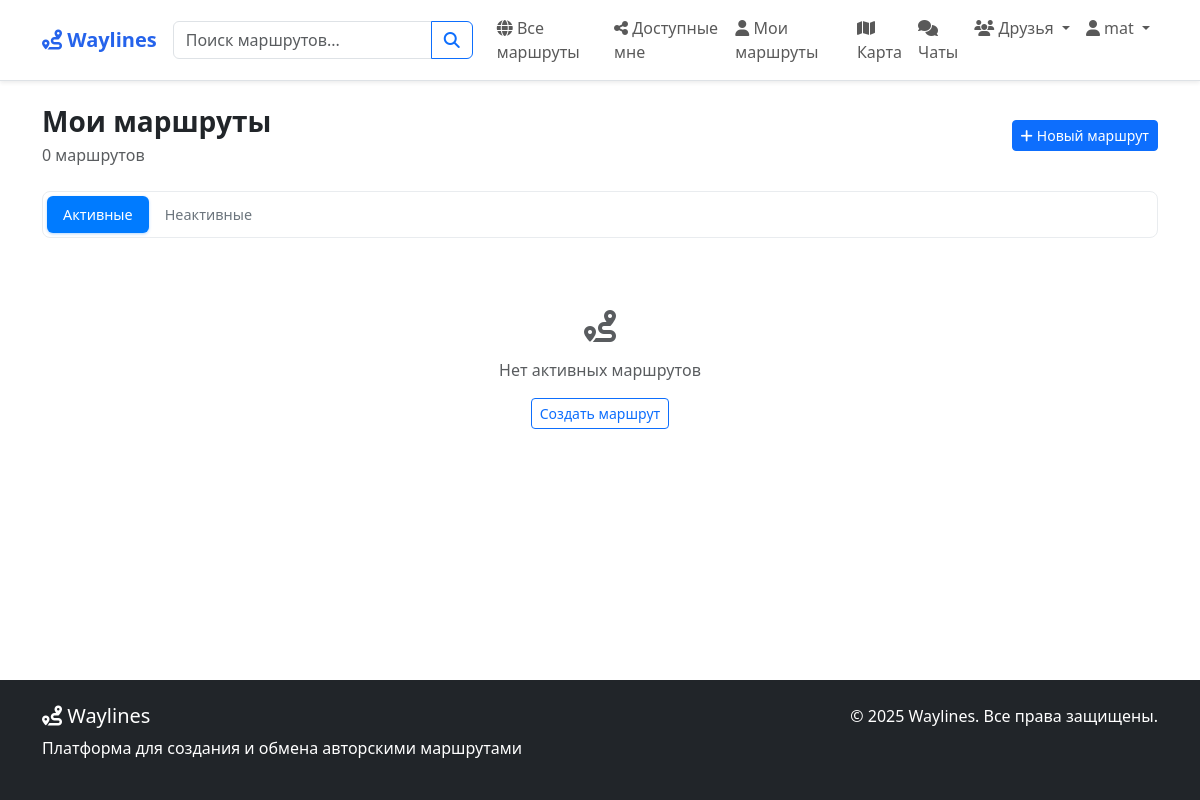
Page /routes/routes/my/ (signed in) on the earlier database version.
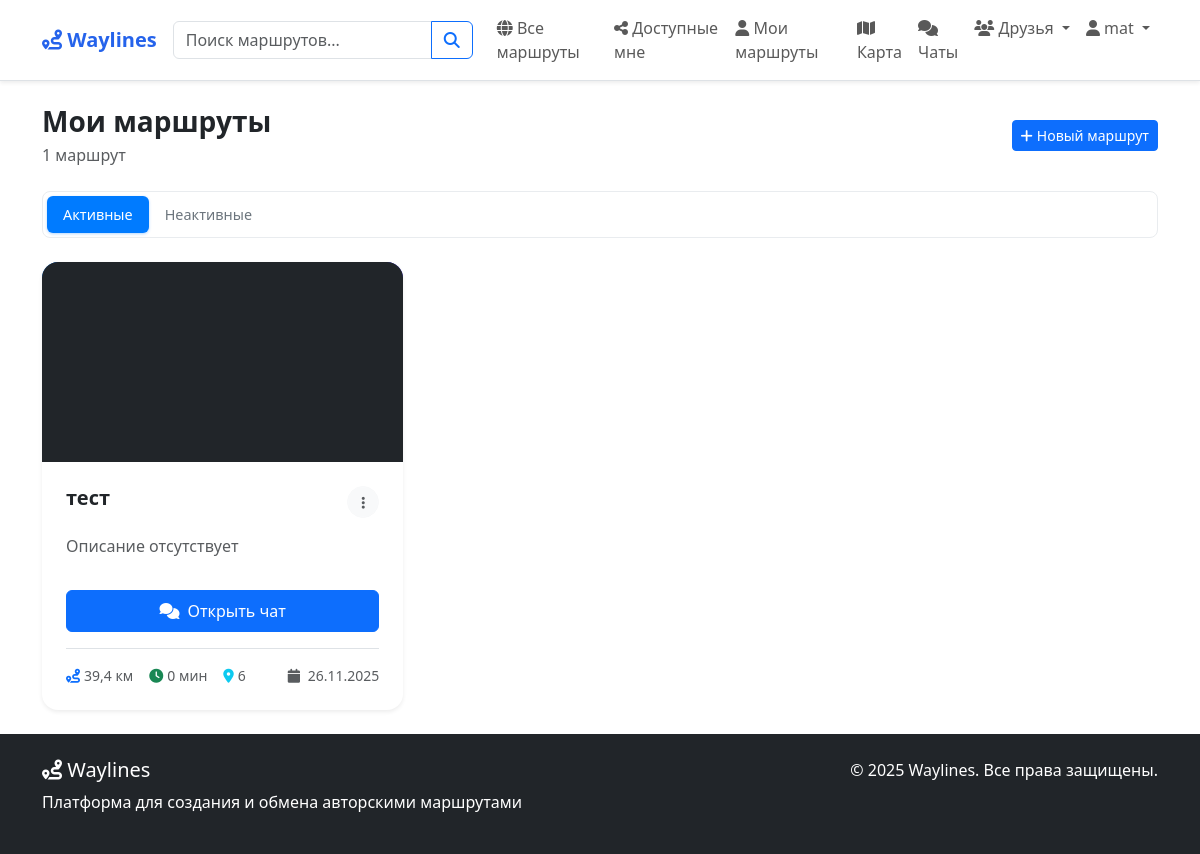
Same page on the later database version.
### routes/models.py (models this page shows, shortened)
class Route(models.Model):
    PRIVACY_CHOICES = [
        ("public", "Публичный"),
        ("private", "Приватный"),
        ("link", "По ссылке"),
        ("personal", "Персональный"),
    ]
    ROUTE_TYPE_CHOICES = [
        ("driving", "Автомобильный"),
        ("walking", "Пеший"),
        ("cycling", "Велосипедный"),
        ("mixed", "Смешанный"),
    ]
    MOOD_CHOICES = [
        ("calm", "Спокойный"),
        ("active", "Активный"),
        ("extreme", "Экстремальный"),
        ("romantic", "Романтический"),
        ("family", "Семейный"),
        ("adventure", "Приключенческий"),
    ]
    THEME_CHOICES = [
        ("historical", "Исторический"),
        ("nature", "Природный"),
        ("urban", "Городской"),
        ("cultural", "Культурный"),
        ("gastronomic", "Гастрономический"),
        ("religious", "Религиозный"),
        ("architectural", "Архитектурный"),
    ]
    author = models.ForeignKey(
        User,
        on_delete=models.CASCADE,
        related_name="routes",
        verbose_name="Автор",
    )
    name = models.CharField("Название", max_length=200)
    description = models.TextField("Описание", blank=True)
    short_description = models.TextField(
        "Краткое описание", max_length=300, blank=True
    )
    privacy = models.CharField(
        "Приватность", max_length=20, choices=PRIVACY_CHOICES, default="public"
    )
    route_type = models.CharField(
        "Тип маршрута",
        max_length=20,
        choices=ROUTE_TYPE_CHOICES,
        default="walking",
    )
    mood = models.CharField(
        "Настроение", max_length=20, choices=MOOD_CHOICES, blank=True
    )
    theme = models.CharField(
        "Тема", max_length=20, choices=THEME_CHOICES, blank=True
    )
    duration_minutes = models.IntegerField(
        "Продолжительность (минут)", default=0
    )
    country = models.CharField(max_length=100, blank=True, null=True, verbose_name="Страна")
    total_distance = models.FloatField("Общее расстояние (км)", default=0)
    is_active = models.BooleanField("Актуален", default=True)
    has_audio_guide = models.BooleanField("Есть аудиогид", default=False)
    is_elderly_friendly = models.BooleanField("Для пожилых", default=False)
    shared_with = models.ManyToManyField(
        User,
        related_name="shared_routes",
        blank=True,
        verbose_name="Доступно для",
    )
    created_at = models.DateTimeField("Создан", auto_now_add=True)
    updated_at = models.DateTimeField("Обновлён", auto_now=True)
    last_status_update = models.DateTimeField(
        "Последнее обновление статуса", auto_now=True
    )
    class Meta:
        verbose_name = "Маршрут"
        verbose_name_plural = "Маршруты"
        ordering = ["-created_at"]

### routes/views.py (the view)
# urls.py: path("routes/my/", views.my_routes, name="my_routes"),
@login_required
def my_routes(request):
    routes = Route.objects.filter(author=request.user).order_by("-created_at")
    active_routes = routes.filter(is_active=True)
    inactive_routes = routes.filter(is_active=False)
    context = {
        "routes": routes,
        "active_routes": active_routes,
        "inactive_routes": inactive_routes,
        "pending_friend_requests": Friendship.objects.filter(
            to_user=request.user, status="pending"
        )[:5],
        "pending_requests_count": Friendship.objects.filter(
            to_user=request.user, status="pending"
        ).count(),
    }
    return render(request, "routes/my_routes.html", context)

### users/context_processors.py (called while the page is built)
def navbar_context(request):
    context = {}
    if request.user.is_authenticated:
        context["pending_requests_count"] = Friendship.objects.filter(
            to_user=request.user, status="pending"
        ).count()
        context["pending_friend_requests"] = Friendship.objects.filter(
            to_user=request.user, status="pending"
        )[:5]
    return context

### templates/routes/my_routes.html (shortened to what this page needs)
{% extends 'base.html' %}
{% block content %}
<div class="container py-4">
    <div class="d-flex justify-content-between align-items-center mb-4">
        <div>
            <h1 class="h3 fw-bold mb-1">Мои маршруты</h1>
            <p class="text-muted mb-0">{{ routes.count }} маршрут{{ routes.count|pluralize:"ов" }}</p>
        </div>
        <a href="{% url 'create_route' %}" class="btn btn-primary btn-sm">
            <i class="fas fa-plus me-1"></i>Новый маршрут
        </a>
    </div>
    <div class="mb-4">
        <div class="nav nav-pills nav-pills-custom">
            <a class="nav-link active" href="#active" data-bs-toggle="tab">
                Активные
            </a>
            <a class="nav-link" href="#inactive" data-bs-toggle="tab">
                Неактивные
            </a>
        </div>
    </div>
    <div class="tab-content">
        <div class="tab-pane fade show active" id="active">
            {% if active_routes %}
            <div class="row g-3">
                {% for route in active_routes %}
                <div class="col-md-6 col-lg-4">
                    {% include 'routes/partials/route_card.html' with route=route %}
                </div>
                {% endfor %}
            </div>
            {% else %}
            <div class="text-center py-5">
                <i class="fas fa-route fa-2x text-muted mb-3"></i>
                <p class="text-muted mb-3">Нет активных маршрутов</p>
                <a href="{% url 'create_route' %}" class="btn btn-outline-primary btn-sm">Создать маршрут</a>
            </div>
            {% endif %}
        </div>
    </div>
</div>
{% endblock %}

### templates/routes/partials/route_card.html (shortened to what this page needs)
<div class="card route-card h-100 shadow-sm border-0 hover-shadow transition-all">
    <div class="route-image-container position-relative overflow-hidden">
        {% if route.photos.first %}
        <img src="{{ route.photos.first.image.url }}" class="card-img-top route-image" alt="{{ route.name }}"
             style="height: 200px; object-fit: cover; transition: transform 0.3s ease;">
        {% else %}
        <div class="card-img-top route-image-placeholder bg-gradient-primary text-white d-flex align-items-center justify-content-center"
             style="height: 200px;">
            <div class="text-center">
                <i class="fas fa-route fa-3x mb-2 opacity-75"></i>
                <p class="small mb-0 opacity-75">Фото не добавлено</p>
            </div>
        </div>
        {% endif %}
        <div class="position-absolute top-0 start-0 m-3">
            <span class="badge bg-{% if route.route_type == 'walking' %}success{% elif route.route_type == 'driving' %}primary{% else %}warning{% endif %} bg-opacity-90 text-white">
                <i class="fas fa-{% if route.route_type == 'walking' %}walking{% elif route.route_type == 'driving' %}car{% else %}bicycle{% endif %} me-1"></i>
            </span>
        </div>
        <div class="route-image-overlay position-absolute top-0 start-0 w-100 h-100 bg-dark bg-opacity-0 transition-all"
             style="pointer-events: none;"></div>
    </div>
    <div class="card-body d-flex flex-column p-4">
        <div class="d-flex justify-content-between align-items-start mb-3">
            <h5 class="card-title fw-bold text-dark mb-0 line-clamp-2" style="flex: 1;">
                {{ route.name }}
            </h5>
            <div class="dropdown ms-2">
                <button class="btn btn-sm btn-light rounded-circle hover-scale"
                        type="button"
                        data-bs-toggle="dropdown"
                        style="width: 32px; height: 32px;">
                    <i class="fas fa-ellipsis-v text-muted"></i>
                </button>
            </div>
        </div>
        <p class="card-text text-muted mb-3 flex-grow-1 line-clamp-3">
            {{ route.short_description|default:route.description|default:"Описание отсутствует"|truncatewords:20 }}
        </p>
        <div class="mb-3">
            <a href="{% url 'chat:route_chat' route.id %}"
               class="btn btn-primary w-100 d-flex align-items-center justify-content-center py-2">
                <i class="fas fa-comments me-2"></i>
                Открыть чат
            </a>
        </div>
        <div class="d-flex justify-content-between align-items-center mt-auto pt-3 border-top">
            <div class="d-flex gap-3 text-muted small">
                <div class="d-flex align-items-center">
                    <i class="fas fa-route text-primary me-1"></i>
                    <span>{{ route.total_distance|floatformat:1 }} км</span>
                </div>
                <div class="d-flex align-items-center">
                    <i class="fas fa-clock text-success me-1"></i>
                    <span>{{ route.duration_minutes }} мин</span>
                </div>
                <div class="d-flex align-items-center">
                    <i class="fas fa-map-marker-alt text-info me-1"></i>
                    <span>{{ route.points.count }}</span>
                </div>
            </div>
            <div class="text-muted small">
                <i class="fas fa-calendar me-1"></i>
                <span>{{ route.created_at|date:"d.m.Y" }}</span>
            </div>
        </div>
    </div>
</div>

Differences in the rows shown:
added Route: name "тест", short_description "Описание отсутствует", total_distance "39,4", duration_minutes "0", points.count "6", created_at "26.11.2025"
Other differences:
{{ routes.count }}: "0" → "1"
text no longer shown: "Нет активных маршрутов Создать маршрут"
